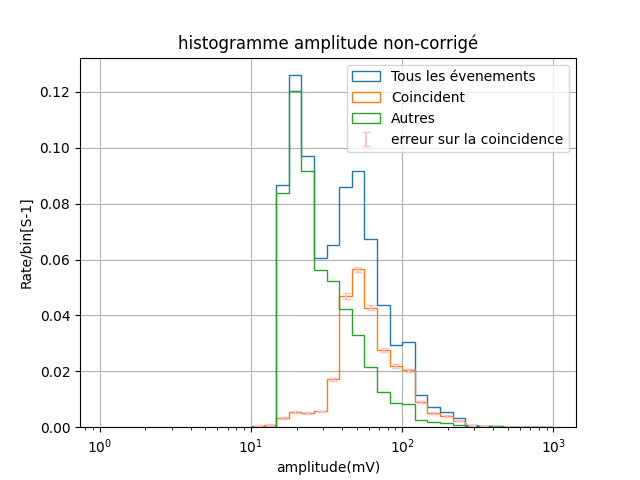

This figure's Python source:
import numpy as np
import matplotlib.pyplot as plt
import argparse

def coincidence(h1,h2):
    temps = 0.01
    i = 0
    y = 0
    hC = []  # Liste pour stocker les résultats
    hN =[] # Liste pour stocker les résultats non concident
    while i < len(h1) and y < len(h2):
        if h2[y][1] <= h1[i][1] + temps and h1[i][1] <= h2[y][1] + temps:
            if h2[y][2] <= h1[i][2]:
                hC.append((h2[y][1], h2[y][2]))  # Utiliser append pour ajouter à la liste
                y+=1
                i+=1
            elif h1[i][2] < h2[y][2]:
                hC.append((h1[i][1], h1[i][2]))  # Utiliser append pour ajouter à la liste
                y += 1
                i += 1
        elif h2[y][1] < h1[i][1]:
            y += 1
        elif h1[i][1] < h2[y][1]:
            hN.append((h1[i][1], h1[i][2]))
            i += 1
    return hC, hN

def histogramme(error,fichier):
    donneesCompletes1 = np.genfromtxt('S2GE_APP3_Problematique_Detecteur_Primaire.csv',delimiter=',')
    donneesCompletes2 = np.genfromtxt('S2GE_APP3_Problematique_Detecteur_Secondaire.csv',delimiter=',')

    hS, hN= coincidence(donneesCompletes1, donneesCompletes2)
    tempsTotal= (donneesCompletes1[-1][1]-donneesCompletes1[0][1])/1000
    tempsMort= np.sum(donneesCompletes1[:,3])/1000
    moyTempsMort= tempsMort/len(donneesCompletes1)

    tempsActif=tempsTotal-tempsMort
    histogramme1 = donneesCompletes1[:, 2]
    histogramme2 = donneesCompletes2[:, 2]
    histogramme3 = [item[1] for item in hS]
    histogramme4 = [item[1] for item in hN]
    bins = np.logspace(1, 3, num=25)

    plt.figure()
    plt.xlabel('amplitude(mV)')
    plt.ylabel('Rate/bin[S-1]')
    plt.semilogx()
    plt.grid()

    if error:
        plt.hist(histogramme1, bins=bins, histtype="step", weights = (1 / tempsActif) * np.ones_like(histogramme1),label="Tous les évenements")
        y,edge, _= plt.hist(histogramme3, bins=bins, histtype="step",weights = (1 / tempsActif) * np.ones_like(histogramme3), label="Coincident")
        plt.hist(histogramme4, bins=bins, histtype="step", weights = (1 / tempsActif) * np.ones_like(histogramme4), label="Autres")
        plt.title('histogramme amplitude corrigé')

        erreur = 2*100*(np.sqrt(y)/(tempsActif))
        centre = (edge[:-1] + edge[1:]) / 2
        plt.errorbar(centre, y, yerr=erreur, fmt='none', capsize=3, color='pink', label='erreur sur la coincidence')

        plt.legend()
        if fichier:
            plt.savefig("PAIF1582-STPE6468--corrige")
        else:
            plt.show()
    else:
        plt.hist(histogramme1, bins=bins, histtype="step", weights = (1 / tempsTotal) * np.ones_like(histogramme1),label="Tous les évenements")
        y,edge, _= plt.hist(histogramme3, bins=bins, histtype="step",weights = (1 / tempsTotal) * np.ones_like(histogramme3), label="Coincident")
        plt.hist(histogramme4, bins=bins, histtype="step", weights = (1 / tempsTotal) * np.ones_like(histogramme4), label="Autres")
        plt.title('histogramme amplitude non-corrigé')

        erreur = 2*100*(np.sqrt(y) / (tempsTotal))
        centre = (edge[:-1] + edge[1:]) / 2
        plt.errorbar(centre, y, yerr=erreur, fmt='none', capsize=3, color='pink', label='erreur sur la coincidence')

        plt.legend()
        if fichier:
            plt.savefig("PAIF1582-STPE6468")
        else:
            plt.show()


parser=argparse.ArgumentParser(description='Fichier et temps mort')
parser.add_argument('-F','--fichier', action='store_true',help='0=print à écran, 1=print en png')
parser.add_argument('-T','--temps-mort', action='store_true',help='0=sans barre d erreur, 1=barre d erreurs')
args = parser.parse_args()

histogramme(args.temps_mort,args.fichier)
